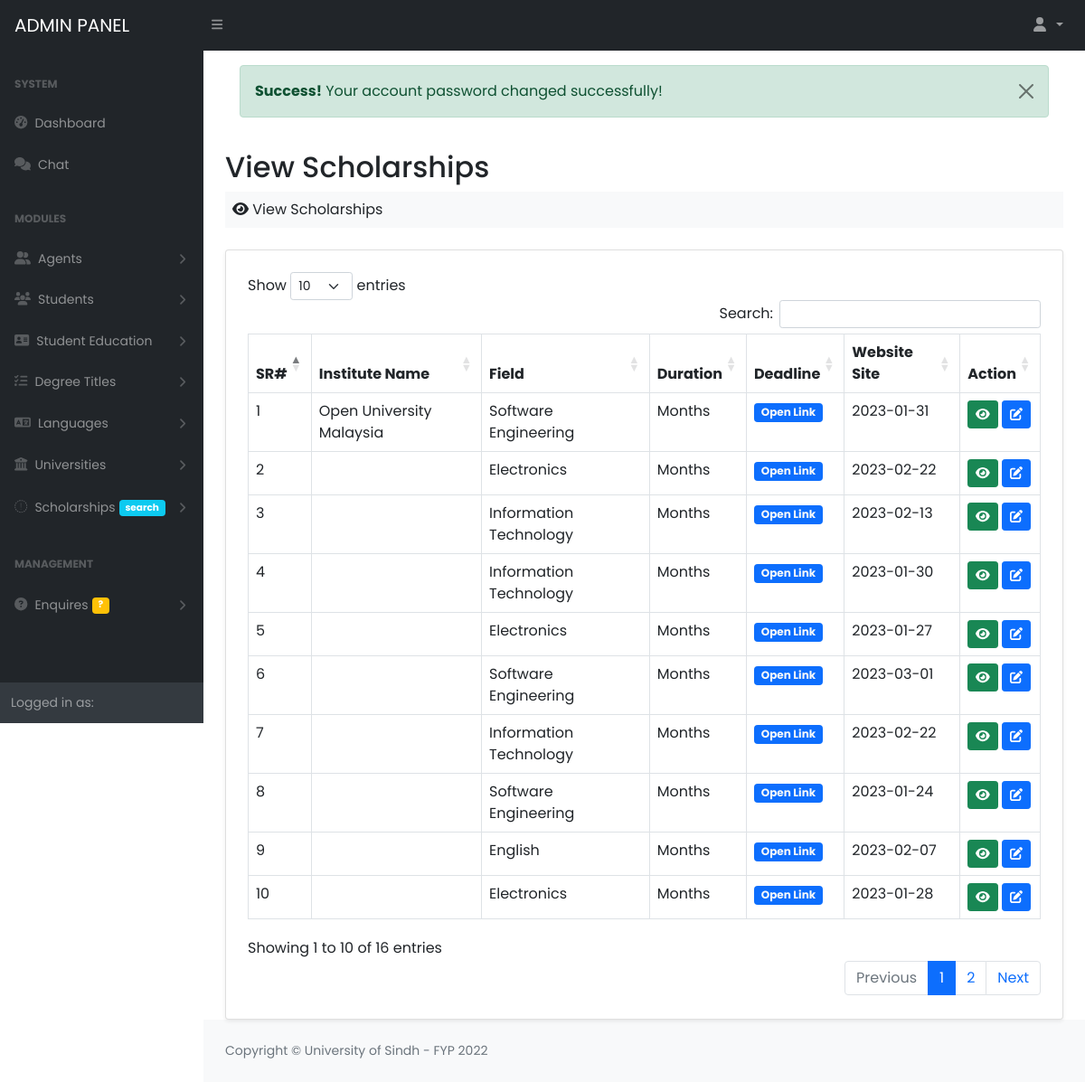
The app's page /Project/admin/view_scholarships.php (signed in), older data.
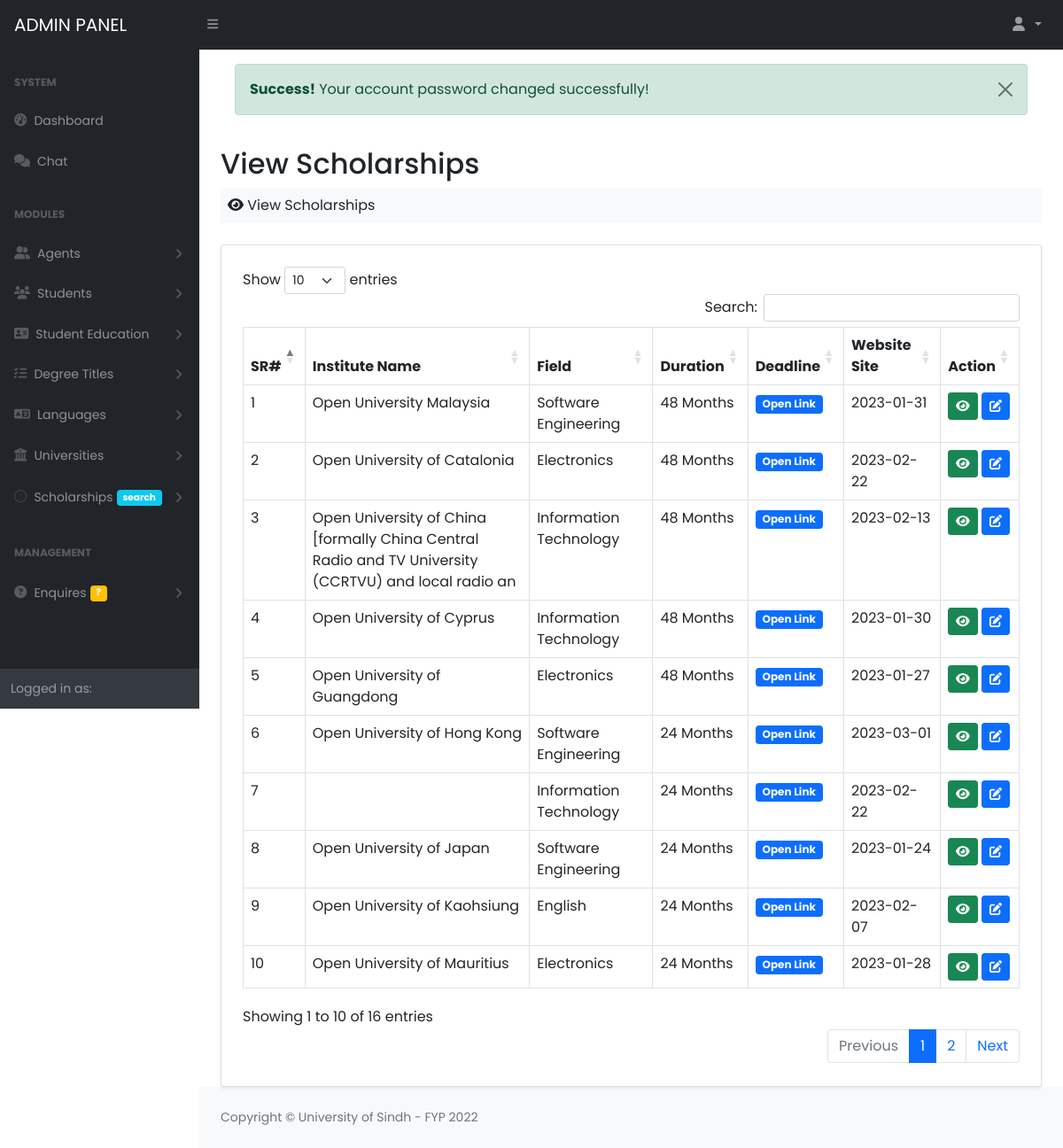
The same page, newer data.
### tables this page shows
CREATE TABLE `scholarships` (
  `scholarship_id` int(11) NOT NULL AUTO_INCREMENT,
  `agent_id` int(11) DEFAULT NULL,
  `qualification` varchar(50) DEFAULT NULL,
  `degree_id` int(11) DEFAULT NULL,
  `institute_name` varchar(100) DEFAULT NULL,
  `ilets_score` varchar(50) DEFAULT NULL,
  `country` varchar(50) DEFAULT NULL,
  `city` varchar(50) DEFAULT NULL,
  `minimum_cgpa` varchar(50) DEFAULT NULL,
  `details` text DEFAULT NULL,
  `deadline` date DEFAULT NULL,
  `duration` varchar(50) DEFAULT NULL,
  `language` int(11) DEFAULT NULL,
  `image` varchar(100) DEFAULT NULL,
  `created_at` timestamp NULL DEFAULT current_timestamp(),
  `iframe` text DEFAULT NULL,
  `logo` varchar(50) DEFAULT NULL,
  `price` varchar(50) DEFAULT NULL,
  `link` text DEFAULT NULL,
  PRIMARY KEY (`scholarship_id`),
  KEY `agent_id` (`agent_id`),
  KEY `degree_id` (`degree_id`),
  KEY `language` (`language`),
  CONSTRAINT `scholarships_ibfk_1` FOREIGN KEY (`agent_id`) REFERENCES `agents` (`agent_id`),
  CONSTRAINT `scholarships_ibfk_2` FOREIGN KEY (`degree_id`) REFERENCES `degrees` (`degree_id`)
);

### Project/database/database.php (called while the page is built, shortened)
<?php
class Database
{
	private $db_host = "localhost";
	private $db_user = "root";
	private $db_pass = "";
	private $db_name = "fyp_cms";
	public $connection = null;
	public function __construct()
	{
		$this->connection = mysqli_connect($this->db_host, $this->db_user, $this->db_pass, $this->db_name);
	}
	public function executeQuery($query)
	{
		$this->query = $query;
		$this->result = mysqli_query($this->connection, $this->query);
		return $this->result;
	}
}
?>

### Project/admin/view_scholarships.php (the view)
<?php  include_once("includes/header.php"); ?>
 <?php  include_once("includes/nav.php"); ?>
 <div id="layoutSidenav">
         <?php include_once("includes/sidebar.php") ?>
         <div id="layoutSidenav_content">
             <main>
                 <div class="container-fluid px-4">
                     <div class="p-3"><?php require_once("includes/messages.php") ?></div>
                     <h2 class="mt-1">View Scholarships</h2>
                     <ol class="breadcrumb mb-4 bg-light p-2">
                         <li class="breadcrumb-item"><i class="fa fa-eye"></i> View Scholarships</li>
                     </ol>
                     <div class="card shadow-sm bg-white p-2">
                         <div class="card-body p-3">
                            <table class="table table-bordered table-hover " id="table">
                                 <thead>
                                     <tr>
                                         <th>SR#</th>
                                         <th>Institute Name</th>
                                         <th>Field</th>
                                         <th>Duration</th>
                                         <th>Deadline</th>
                                         <th>Website Site</th>
                                         <th>Action</th>
                                     </tr>
                                 </thead>
                                 <tbody>
                                 <?php
                                     $query = "SELECT * FROM scholarships";
                                     $result = $db->executeQuery($query);
                                     $a = 0;
                                     if($result->num_rows){
                                         while($row = mysqli_fetch_assoc($result)){
                                             ?>
                                             <tr>
                                                 <td><?php echo ++$a; ?></td>
                                                 <td><?php echo $row['institute_name'] ?></td>
                                                 <td><?php echo $row['qualification'] ?></td>
                                                 <td><?php echo $row['duration'] . " Months"  ?></td>
                                                 <td><a href="<?php echo $row['link'] ?>"><span class="badge bg-primary text-light">Open Link</span></a></td>
                                                 <td><?php echo $row['deadline'] ?></td>
                                                 <td>
                                                     <a class="btn btn-success btn-sm" href="show_scholarship.php?id=<?php echo $row['scholarship_id'] ?>"><i class="fa fa-eye"></i></a>
                                                     <a class="btn btn-primary btn-sm" href="edit_scholarship.php?id=<?php echo $row['scholarship_id'] ?>"><i class="fa fa-edit"></i></a>
                                                 </td>
                                             </tr>
                                             <?php
                                         }
                                     }
                                 ?>
                                 </tbody>
                            </table>
                         </div>
                     </div>
                 </div>
             </main>
 <?php  include_once("includes/footer.php") ?>

Row changes from the older to the newer data that the page shows:
changed scholarships "Open University Malaysia": duration (not shown) → "48"
changed scholarships: institute_name (not shown) → "Open University of Catalonia"; duration (not shown) → "48"
changed scholarships: institute_name (not shown) → "Open University of China [formally China Central Radio and TV University (CCRTVU) and local radio an"; duration (not shown) → "48"
changed scholarships: institute_name (not shown) → "Open University of Cyprus"; duration (not shown) → "48"
changed scholarships: institute_name (not shown) → "Open University of Guangdong"; duration (not shown) → "48"
changed scholarships: institute_name (not shown) → "Open University of Hong Kong"; duration (not shown) → "24"
changed scholarships (number 7 of 10 on the later page): duration (not shown) → "24"
changed scholarships: institute_name (not shown) → "Open University of Japan"; duration (not shown) → "24"
changed scholarships "English": institute_name (not shown) → "Open University of Kaohsiung"; duration (not shown) → "24"
changed scholarships: institute_name (not shown) → "Open University of Mauritius"; duration (not shown) → "24"
